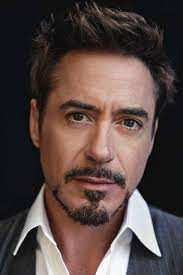
#> input picture Cartoon/indir.jpg, 183 x 275 px
$ python cartoon.py
#> lines starting #> are read from the running program, lines starting #| are printed output that depends on the picture; after the words box and inside, x2 and y2 are one past the last pixel; in counts of white or black regions, pixels touching at a corner belong together
import cv2
import numpy as np
from tkinter.filedialog import *

photo = askopenfilename()
#> the answer given: indir.jpg
img = cv2.imread(photo)
#> img is the input picture: shape (275, 183, 3); mean B, G, R 65.6, 69.1, 84.7

grey = cv2.cvtColor(img, cv2.COLOR_BGR2GRAY)
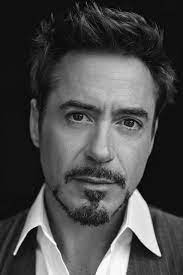
#> grey: shape (275, 183); min 0, max 255, mean 73.3
grey = cv2.medianBlur(grey, 5)
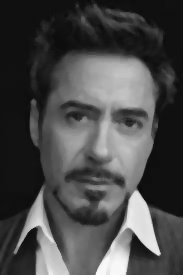
#> grey: shape (275, 183); min 10, max 250, mean 73.1
edges = cv2.adaptiveThreshold(grey, 255, cv2.ADAPTIVE_THRESH_MEAN_C, cv2.THRESH_BINARY, 9, 9)
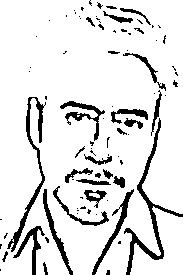
#> edges: shape (275, 183); 88.4% white; 86 black regions (57 under 20 px), largest, box (x1, y1, x2, y2) and area: (124, 118, 183, 275) 1030, (7, 97, 46, 252) 798, (92, 189, 134, 275) 459

#CARTOONIZE
color = cv2.bilateralFilter(img, 9, 250, 250)
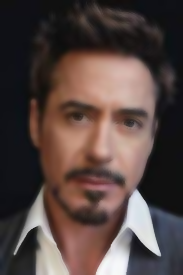
#> color: shape (275, 183, 3); mean B, G, R 65.6, 69, 84.7
cartoon = cv2.bitwise_and(color, color, mask=edges)
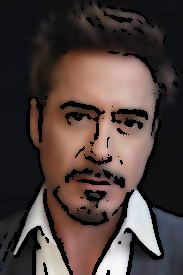
#> cartoon: shape (275, 183, 3); mean B, G, R 59.7, 62.9, 76.8

cv2.imshow("Image", img)
cv2.imshow("Cartoon", cartoon)

#save
cv2.imwrite("cartoon.jpg", cartoon)
cv2.waitKey(0)
cv2.destroyAllWindows()
